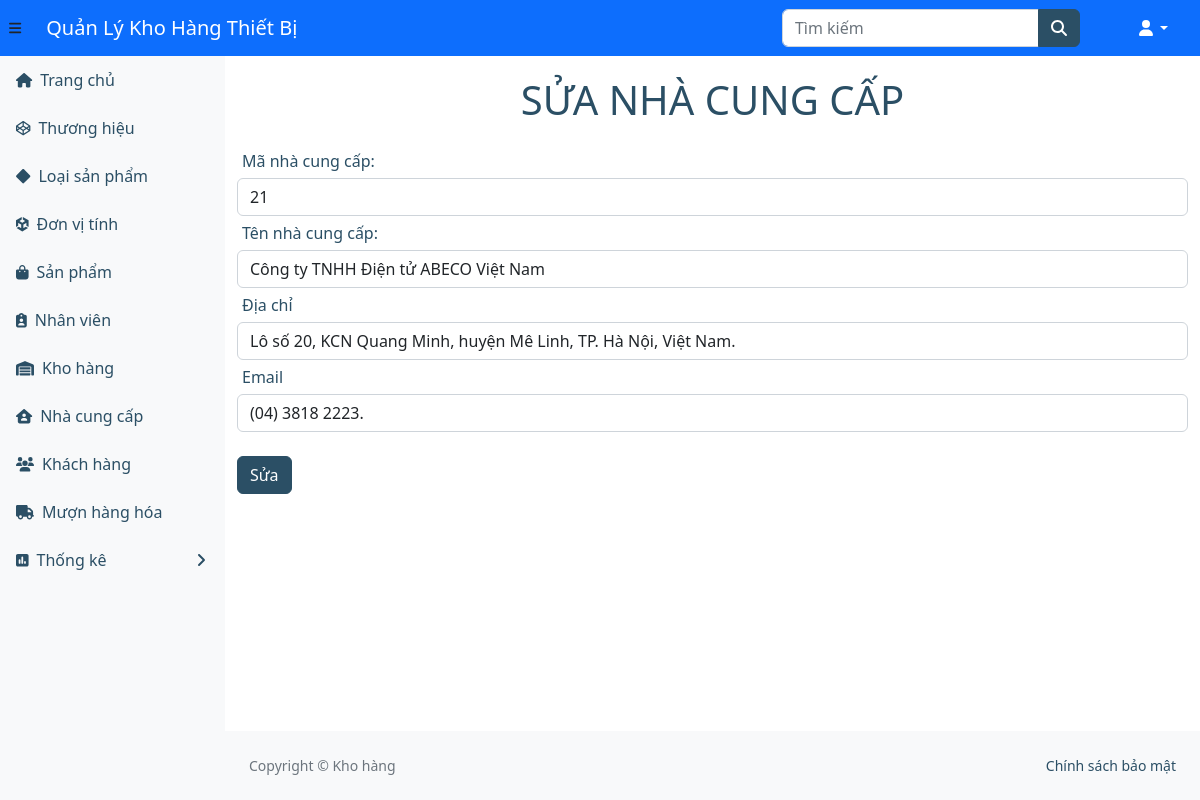
The app's page /ql-kho/suanhacungcap.php?mm=21 (signed in) with its own data.
### tables this page shows
CREATE TABLE `nhacungcap` (
  `manhacungcap` int(11) NOT NULL,
  `tennhacungcap` varchar(255) DEFAULT NULL,
  `diachi` varchar(255) DEFAULT NULL,
  `email` varchar(255) DEFAULT NULL
);

### ql-kho/suanhacungcap.php (the view)
<?php
    include_once("header.php");
?>
<?php
$ma = $_REQUEST["mm"];
$sql = "SELECT * FROM nhacungcap WHERE manhacungcap='" . $ma . "'";
$kq = $conn->query($sql) or die("Không thể sửa nhà cung cấp");
while ($row = mysqli_fetch_array($kq)) {
    echo ("<form name='frmSuanhacungcap' action='xli_suanhacungcap.php' method='post'enctype='multipart/form-data'>");
    echo ("<h1 class='tieudeform'>SỬA NHÀ CUNG CẤP</h1>");
    echo ("<div class = 'form-group' ><label>Mã nhà cung cấp:</label>  <input type='text' class='form-control' name='txtManhacungcap' value='" . $row["manhacungcap"] . "' readonly></div>");
    echo ("<div class = 'form-group' ><label>Tên nhà cung cấp:</label> <input type='text' class='form-control' name='txtTennhacungcap' value='" . (isset($row["tennhacungcap"]) ? $row["tennhacungcap"] : '') . "'></div>");
    echo ("<div class = 'form-group' ><label>Địa chỉ</label> <input type='text' class='form-control' name='txtDiachi' value='" . (isset($row["diachi"]) ? $row["diachi"] : '') . "'></div>");
    echo ("<div class = 'form-group' ><label>Email</label> <input type='text' class='form-control' name='txtEmail' value='" . (isset($row["email"]) ? $row["email"] : '') . "'></div><br>");
    echo ("<input class = 'btn btn-primary' type='submit' name='sbmsuanhacungcap' value='Sửa'>");
    echo ("</form>");
   }
?>
  <?php
    include("footer.php");
?>

### ql-kho/header.php (style rules this page uses)
h1.tieudeform { text-align: center; text-transform: uppercase; color: #2b4f65; margin: 20px; }
label { margin: 5px; color: #2b4f65; }

### records on screen
nhacungcap: txtManhacungcap "21", txtTennhacungcap "Công ty TNHH Điện tử ABECO Việt Nam", txtDiachi "Lô số 20, KCN Quang Minh, huyện Mê Linh, TP. Hà Nội, Việt Nam.", txtEmail "(04) 3818 2223."
